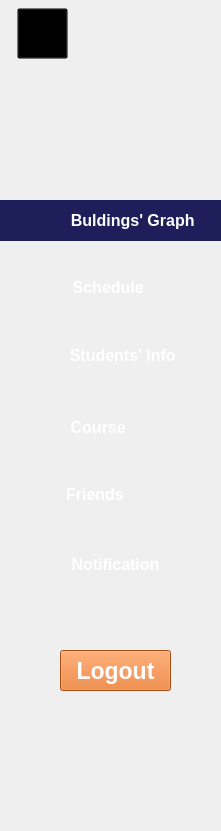
    <widget class="QWidget" name="full" native="true">
     <property name="geometry">
      <rect>
       <x>-10</x>
       <y>0</y>
       <width>221</width>
       <height>831</height>
      </rect>
     </property>
     <property name="font">
      <font>
       <pointsize>17</pointsize>
       <bold>true</bold>
      </font>
     </property>
     <property name="cursor">
      <cursorShape>PointingHandCursor</cursorShape>
     </property>
     <property name="styleSheet">
      <string notr="true">QWidget{
  background-image: url(:/assists/All_Materials/peakpx.jpg);
}
QPushButton:checked
{
 background-color: rgb(30, 30, 91);
color: rgb(255, 255, 255);
}</string>
     </property>
     <widget class="QLabel" name="labelwaranasectionfull">
      <property name="geometry">
       <rect>
        <x>27</x>
        <y>73</y>
        <width>181</width>
        <height>20</height>
       </rect>
      </property>
      <property name="minimumSize">
       <size>
        <width>40</width>
        <height>10</height>
       </size>
      </property>
      <property name="maximumSize">
       <size>
        <width>200</width>
        <height>30</height>
       </size>
      </property>
      <property name="text">
       <string/>
      </property>
      <property name="pixmap">
       <pixmap resource="Materials.qrc">:/assists/All_Materials/Wrana Section.png</pixmap>
      </property>
      <property name="scaledContents">
       <bool>true</bool>
      </property>
     </widget>
     <widget class="QPushButton" name="logoutfull">
      <property name="geometry">
       <rect>
        <x>60</x>
        <y>650</y>
        <width>111</width>
        <height>41</height>
       </rect>
      </property>
      <property name="font">
       <font>
        <pointsize>17</pointsize>
        <italic>false</italic>
        <bold>true</bold>
       </font>
      </property>
      <property name="cursor">
       <cursorShape>PointingHandCursor</cursorShape>
      </property>
      <property name="styleSheet">
       <string notr="true">background-image: url(:/assists/All_Materials/Rectangle 1380.png);
background-color: rgb(229, 112, 30);
color: rgb(255, 255, 255);</string>
      </property>
      <property name="text">
       <string>Logout</string>
      </property>
     </widget>
     <widget class="QPushButton" name="graphfull">
      <property name="geometry">
       <rect>
        <x>0</x>
        <y>200</y>
        <width>261</width>
        <height>41</height>
       </rect>
      </property>
      <property name="font">
       <font>
        <pointsize>12</pointsize>
        <italic>false</italic>
        <bold>true</bold>
       </font>
      </property>
      <property name="cursor">
       <cursorShape>PointingHandCursor</cursorShape>
      </property>
      <property name="styleSheet">
       <string notr="true">QPushButton{
background-image: url(:/assists/All_Materials/Rectangle 1380.png);
border : none;
color: rgb(255, 255, 255);}</string>
      </property>
      <property name="text">
       <string> Buldings' Graph</string>
      </property>
      <property name="icon">
       <iconset resource="Materials.qrc">
        <normaloff>:/assists/All_Materials/Location.png</normaloff>:/assists/All_Materials/Location.png</iconset>
      </property>
      <property name="iconSize">
       <size>
        <width>50</width>
        <height>30</height>
       </size>
      </property>
      <property name="checkable">
       <bool>true</bool>
      </property>
      <property name="checked">
       <bool>true</bool>
      </property>
      <property name="autoExclusive">
       <bool>true</bool>
      </property>
     </widget>
     <widget class="QPushButton" name="studentfull">
      <property name="geometry">
       <rect>
        <x>0</x>
        <y>340</y>
        <width>241</width>
        <height>31</height>
       </rect>
      </property>
      <property name="font">
       <font>
        <pointsize>12</pointsize>
        <italic>false</italic>
        <bold>true</bold>
       </font>
      </property>
      <property name="cursor">
       <cursorShape>PointingHandCursor</cursorShape>
      </property>
      <property name="styleSheet">
       <string notr="true">QPushButton{
background-image: url(:/assists/All_Materials/Rectangle 1380.png);
border : none;
color: rgb(255, 255, 255);}</string>
      </property>
      <property name="text">
       <string> Students' Info</string>
      </property>
      <property name="icon">
       <iconset resource="Materials.qrc">
        <normaloff>:/assists/All_Materials/Student.png</normaloff>:/assists/All_Materials/Student.png</iconset>
      </property>
      <property name="iconSize">
       <size>
        <width>50</width>
        <height>30</height>
       </size>
      </property>
      <property name="checkable">
       <bool>true</bool>
      </property>
      <property name="autoExclusive">
       <bool>true</bool>
      </property>
     </widget>
     <widget class="QPushButton" name="schedulefull">
      <property name="geometry">
       <rect>
        <x>10</x>
        <y>270</y>
        <width>192</width>
        <height>34</height>
       </rect>
      </property>
      <property name="font">
       <font>
        <pointsize>12</pointsize>
        <italic>false</italic>
        <bold>true</bold>
       </font>
      </property>
      <property name="cursor">
       <cursorShape>PointingHandCursor</cursorShape>
      </property>
      <property name="styleSheet">
       <string notr="true">QPushButton{
background-image: url(:/assists/All_Materials/Rectangle 1380.png);
border : none;
color: rgb(255, 255, 255);}</string>
      </property>
      <property name="text">
       <string> Schedule</string>
      </property>
      <property name="icon">
       <iconset resource="Materials.qrc">
        <normaloff>:/assists/All_Materials/Calendar.png</normaloff>:/assists/All_Materials/Calendar.png</iconset>
      </property>
      <property name="iconSize">
       <size>
        <width>50</width>
        <height>30</height>
       </size>
      </property>
      <property name="checkable">
       <bool>true</bool>
      </property>
      <property name="autoExclusive">
       <bool>true</bool>
      </property>
     </widget>
     <widget class="QPushButton" name="Swapfull">
      <property name="geometry">
       <rect>
        <x>17</x>
        <y>8</y>
        <width>51</width>
        <height>51</height>
       </rect>
      </property>
      <property name="styleSheet">
       <string notr="true">background-color: transparent;</string>
      </property>
      <property name="text">
       <string/>
      </property>
      <property name="icon">
       <iconset resource="Materials.qrc">
        <normaloff>:/assists/All_Materials/Tasks.png</normaloff>:/assists/All_Materials/Tasks.png</iconset>
      </property>
      <property name="iconSize">
       <size>
        <width>30</width>
        <height>30</height>
       </size>
      </property>
      <property name="checkable">
       <bool>true</bool>
      </property>
     </widget>
     <widget class="QPushButton" name="FrienddsButtonfull">
      <property name="geometry">
       <rect>
        <x>10</x>
        <y>480</y>
        <width>170</width>
        <height>29</height>
       </rect>
      </property>
      <property name="font">
       <font>
        <pointsize>12</pointsize>
        <bold>true</bold>
       </font>
      </property>
      <property name="cursor">
       <cursorShape>PointingHandCursor</cursorShape>
      </property>
      <property name="styleSheet">
       <string notr="true">QPushButton{
background-image: url(:/assists/All_Materials/Rectangle 1380.png);
border : none;
color: rgb(255, 255, 255);}</string>
      </property>
      <property name="text">
       <string>Friends</string>
      </property>
      <property name="icon">
       <iconset resource="Materials.qrc">
        <normaloff>:/assists/All_Materials/Friends.png</normaloff>:/assists/All_Materials/Friends.png</iconset>
      </property>
      <property name="iconSize">
       <size>
        <width>50</width>
        <height>30</height>
       </size>
      </property>
      <property name="checkable">
       <bool>true</bool>
      </property>
      <property name="autoExclusive">
       <bool>true</bool>
      </property>
     </widget>
     <widget class="QPushButton" name="NotificationButtonfull">
      <property name="geometry">
       <rect>
        <x>20</x>
        <y>550</y>
        <width>191</width>
        <height>29</height>
       </rect>
      </property>
      <property name="font">
       <font>
        <pointsize>12</pointsize>
        <bold>true</bold>
       </font>
      </property>
      <property name="cursor">
       <cursorShape>PointingHandCursor</cursorShape>
      </property>
      <property name="styleSheet">
       <string notr="true">QPushButton{
background-image: url(:/assists/All_Materials/Rectangle 1380.png);
border : none;
color: rgb(255, 255, 255);}</string>
      </property>
      <property name="text">
       <string>Notification</string>
      </property>
      <property name="icon">
       <iconset resource="Materials.qrc">
        <normaloff>:/assists/All_Materials/notification.png</normaloff>:/assists/All_Materials/notification.png</iconset>
      </property>
      <property name="iconSize">
       <size>
        <width>50</width>
        <height>30</height>
       </size>
      </property>
      <property name="checkable">
       <bool>true</bool>
      </property>
      <property name="autoExclusive">
       <bool>true</bool>
      </property>
     </widget>
     <widget class="QLabel" name="labeluserfull">
      <property name="geometry">
       <rect>
        <x>75</x>
        <y>107</y>
        <width>71</width>
        <height>31</height>
       </rect>
      </property>
      <property name="styleSheet">
       <string notr="true">image: url(:/assists/All_Materials/User.png);</string>
      </property>
      <property name="text">
       <string/>
      </property>
     </widget>
     <widget class="QPushButton" name="coursefull">
      <property name="geometry">
       <rect>
        <x>0</x>
        <y>410</y>
        <width>192</width>
        <height>34</height>
       </rect>
      </property>
      <property name="font">
       <font>
        <pointsize>12</pointsize>
        <italic>false</italic>
        <bold>true</bold>
       </font>
      </property>
      <property name="cursor">
       <cursorShape>PointingHandCursor</cursorShape>
      </property>
      <property name="styleSheet">
       <string notr="true">
QPushButton{
background-image: url(:/assists/All_Materials/Rectangle 1380.png);
border : none;
color: rgb(255, 255, 255);
}
</string>
      </property>
      <property name="text">
       <string> Course</string>
      </property>
      <property name="icon">
       <iconset resource="Materials.qrc">
        <normaloff>:/assists/All_Materials/Online course.png</normaloff>:/assists/All_Materials/Online course.png</iconset>
      </property>
      <property name="iconSize">
       <size>
        <width>50</width>
        <height>30</height>
       </size>
      </property>
      <property name="checkable">
       <bool>true</bool>
      </property>
      <property name="checked">
       <bool>false</bool>
      </property>
      <property name="autoExclusive">
       <bool>true</bool>
      </property>
     </widget>
    </widget>
